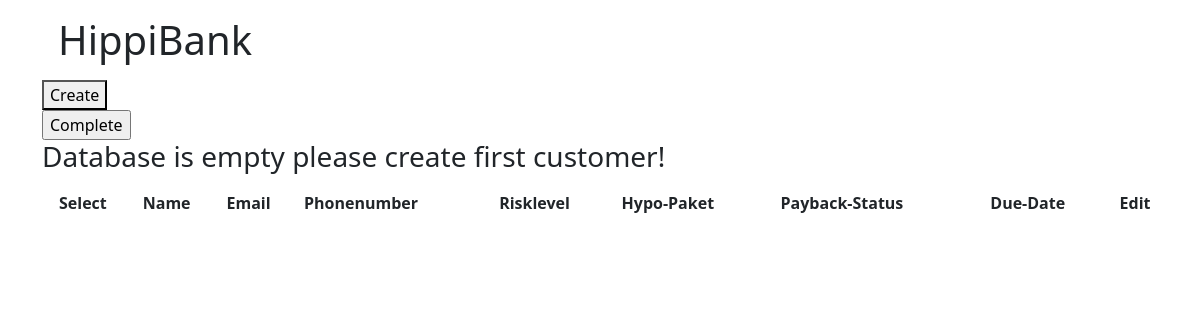
Before: / with the older database file.
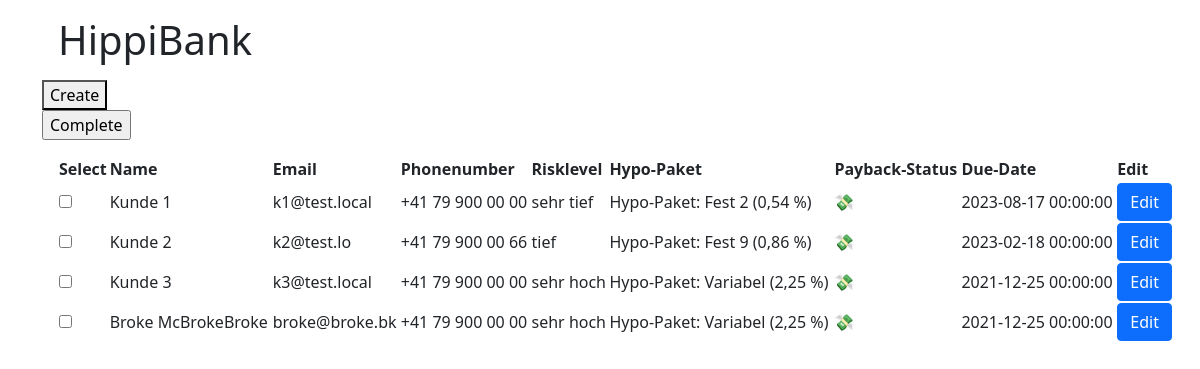
After: the same page with the newer database file.
### tables this page shows
CREATE TABLE `customers` (
  `id` int(11) NOT NULL,
  `name` varchar(255) NOT NULL,
  `email` varchar(255) NOT NULL,
  `phone` varchar(255) DEFAULT NULL,
  `start` datetime NOT NULL,
  `finish` datetime NOT NULL,
  `completed` tinyint(4) DEFAULT 0,
  `fk_risklevelId` int(11) NOT NULL,
  `fk_mortgageId` int(11) NOT NULL
);

CREATE TABLE `risklevels` (
  `id` int(11) NOT NULL,
  `name` varchar(255) NOT NULL,
  `duration` int(11) NOT NULL
);

CREATE TABLE `mortgages` (
  `id` int(11) NOT NULL,
  `package` varchar(255) NOT NULL
);

### app/Controllers/DashboardController.php (called while the page is built, shortened)
<?php
class DashboardController
{
	public function index()
	{
		$customers = Customer::getAll();
		$mortgages = Mortgage::getAll();
		$risklevels = Risklevel::getAll();
		require 'app/Views/dashboard.view.php';
	}
}

### core/Router.php (called while the page is built, shortened)
<?php
class Router
{
    protected array $routes = [];
    public function run(string $url)
    {
        $url = $this->cleanUrl($url);
        [$controller, $method] = explode('@', $this->routes[$url]);
        $handler = new $controller;
        return $handler->$method();
    }
    protected function cleanUrl(string $url) : string
    {
        return strtolower(trim($url, '/'));
    }
}

### index.php (called while the page is built, shortened)
<?php
$routes = [
	'/' => 'DashboardController@index',
	'/dashboard' => 'DashboardController@index',
	'/create' => 'DashboardController@create',
	'/edit' => 'DashboardController@edit',
	'/update' => 'DashboardController@update',
	'/complete' => 'DashboardController@complete'
];
$router = new Router($routes);
$router->run($_GET['url'] ?? '');

### core/database.php (called while the page is built)
<?php
class Database
{
    private $db = [
        'name'     => 'hippibank',
        'username' => 'root',
        'password' => '',
    ];
    private static $instance = null;
    private $connection;
    protected function __construct()
    {
        try {
            $this->connection = new PDO('mysql:host=localhost;dbname=' . $this->db['name'], $this->db['username'], $this->db['password'], [
                PDO::ATTR_ERRMODE            => PDO::ERRMODE_EXCEPTION,
                PDO::MYSQL_ATTR_INIT_COMMAND => 'SET NAMES utf8',
            ]);
        } catch (PDOException $e) {
            die('Keine Verbindung zur Datenbank möglich: ' . $e->getMessage());
        }
    }
    public static function getInstance()
    {
        if (self::$instance == null) {
            self::$instance = new Database();
        }
        return self::$instance;
    }
    public function getConnection()
    {
        return $this->connection;
    }
}

### app/Models/Customer.php (called while the page is built, shortened)
<?php
class Customer
{
    public function __construct(int $id, string $name, string $email, string $phone, string $start, string $finish ,bool $completed, int $risklevelId, int $mortgageId)
    {
        $this->id = $id;
        $this->name = $name;
        $this->email = $email;
        $this->phone = $phone;
        $this->finish = $finish;
        $this->completed = $completed;
        $this->risklevelId = $risklevelId;
        $this->mortgageId = $mortgageId;
    }
    public static function getAll()
    {
        $statement = Database::getInstance()->getConnection()->prepare('SELECT * FROM customers WHERE completed NOT LIKE 1 ORDER BY start ASC');
        $statement->execute();
        $result = $statement->fetchAll(PDO::FETCH_ASSOC);
        if (!$result) {
            return null;
        }
        $customers = [];
        foreach ($result as $object) {
            array_push($customers,
                new Customer(
                    $object['id'],
                    $object['name'],
                    $object['email'],
                    $object['phone'],
                    $object['start'],
                    $object['finish'],
                    $object['completed'],
                    $object['fk_risklevelId'],
                    $object['fk_mortgageId']
                )
            );
        }
        return $customers;
    }
}

### app/Models/Risklevel.php (called while the page is built, shortened)
<?php
class Risklevel
{
    public function __construct(int $id, string $name, int $duration)
    {
        $this->name = $name;
    }
    public static function getAll()
    {
        $statement = Database::getInstance()->getConnection()->prepare('SELECT * FROM risklevels');
        $statement->execute();
        $result = $statement->fetchAll();
        $risklevels = [];
        foreach ($result as $object) {
            array_push($risklevels,
                new Risklevel(
                    $object['id'],
                    $object['name'],
                    $object['duration']
                )
            );
        }
        return $risklevels;
    }
}

### app/Models/Mortgage.php (called while the page is built, shortened)
<?php
class Mortgage
{
    public function __construct(int $id, string $package)
    {
        $this->package = $package;
    }
    public static function getAll()
    {
        $statement = Database::getInstance()->getConnection()->prepare('SELECT * FROM mortgages');
        $statement->execute();
        $result = $statement->fetchAll(PDO::FETCH_ASSOC);
        $mortgages = [];
        foreach ($result as $object) {
            array_push($mortgages,
                new Mortgage(
                    $object['id'],
                    $object['package'],
                )
            );
        }
        return $mortgages;
    }
}

### app/Views/dashboard.view.php (the view, shortened to what this page needs)
<!DOCTYPE html>
<html lang="en">
<head>
    <link rel="stylesheet" href="public/css/dashboard.css">
    <link href="https://cdn.jsdelivr.net/npm/bootstrap@5.0.0-beta3/dist/css/bootstrap.min.css" rel="stylesheet">
</head>
<body>
<div class="container">
    <h1 class="title">HippiBank</h1>
    <a href="./create"><button>Create</button></a>
    <form method="POST" action="./complete">
        <input type="submit" value="Complete">
        <table style="width:100%">
            <tr>
                <th>Select</th>
                <th>Name</th>
                <th>Email</th>
                <th>Phonenumber</th>
                <th>Risklevel</th>
                <th>Hypo-Paket</th>
                <th>Payback-Status</th>
                <th>Due-Date</th>
                <th>Edit</th>
            </tr>
            <?php if ($customers !== null): ?>
                <?php foreach($customers as $customer): ?>
                    <tr>
                        <td>
                            <input type="checkbox" id="selected" name="selected[]" value="<?= $customer->id ?>">
                        </td>
                        <td><?= $customer->name ?></td>
                        <td><?= $customer->email ?></td>
                        <td><?= $customer->phone ?></td>
                        <td><?= $risklevels[$customer->risklevelId]->name ?></td>
                        <td><?= $mortgages[$customer->mortgageId]->package ?></td>
                        <td>
                            <?php
                                $currentDateTime = new DateTime();
                                if ($customer->completed != 1 && strtotime($customer->finish) > strtotime($currentDateTime->format('Y-m-d'))) {
                                    echo "💸";
                                }
                                else {
                                    echo "🚨";
                                }
                            ?>
                        </td>
                        <td><?= $customer->finish ?></td>
                        <td>
                            <a href="./edit?id=<?= $customer->id ?>">
                                <button type="button" class="btn btn-primary btn-smy">Edit</button>
                            </a>
                        </td>
                    </tr>
                <?php endforeach; ?>
                <?php else: ?>
                    <h3>Database is empty please create first customer!</h3>
            <?php endif; ?>
        </table>
    </form>
</div>
</body>
</html>

### public/css/dashboard.css (style rules this page uses)
.title { margin: 1rem; }
table { margin: 1rem; }

Changed rows visible on the page:
added customers: name "Kunde 1", email "k1@test.local", phone "+41 79 900 00 00", fk_risklevelId.name "sehr tief", fk_mortgageId.package "Hypo-Paket: Fest 2 (0,54 %)", finish "2023-08-17 00:00:00"
added customers: name "Kunde 2", email "k2@test.lo", phone "+41 79 900 00 66", fk_risklevelId.name "tief", fk_mortgageId.package "Hypo-Paket: Fest 9 (0,86 %)", finish "2023-02-18 00:00:00"
added customers: name "Kunde 3", email "k3@test.local", phone "+41 79 900 00 00", fk_risklevelId.name "sehr hoch", fk_mortgageId.package "Hypo-Paket: Variabel (2,25 %)", finish "2021-12-25 00:00:00"
added customers: name "Broke McBrokeBroke", email "broke@broke.bk", phone "+41 79 900 00 00", fk_risklevelId.name "sehr hoch", fk_mortgageId.package "Hypo-Paket: Variabel (2,25 %)", finish "2021-12-25 00:00:00"
Other visible differences:
text no longer shown: "Database is empty please create first customer!"
